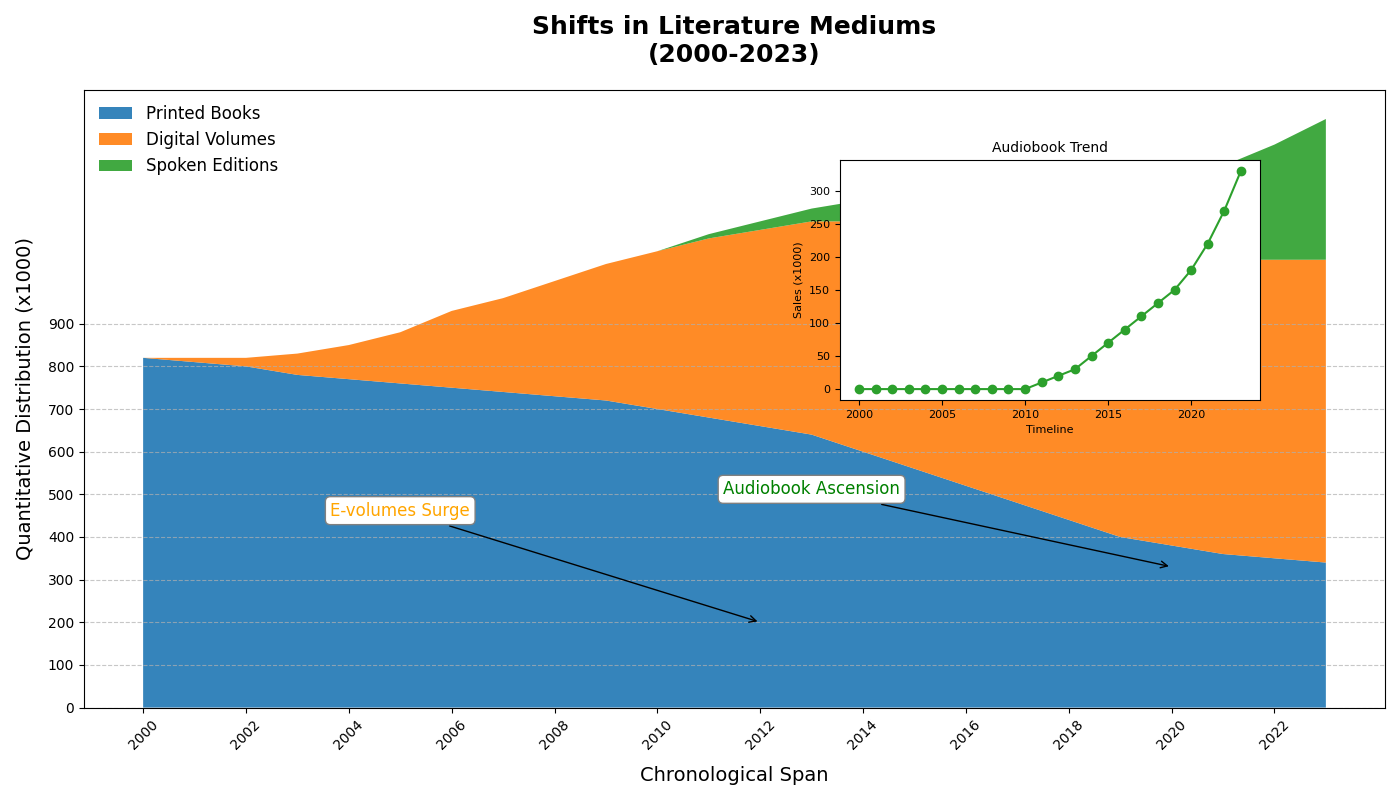

Reproduce this figure in Python.
import matplotlib.pyplot as plt
import numpy as np

years = np.arange(2000, 2024)
traditional_books_sales = [820, 810, 800, 780, 770, 760, 750, 740, 730, 720, 700, 680, 660, 640, 600, 560, 520, 480, 440, 400, 380, 360, 350, 340]
e_books_sales = [0, 10, 20, 50, 80, 120, 180, 220, 270, 320, 370, 420, 460, 500, 540, 580, 600, 620, 640, 660, 680, 690, 700, 710]
audiobooks_sales = [0, 0, 0, 0, 0, 0, 0, 0, 0, 0, 0, 10, 20, 30, 50, 70, 90, 110, 130, 150, 180, 220, 270, 330]

# Altering textual elements
sales_data = np.vstack([traditional_books_sales, e_books_sales, audiobooks_sales])

fig, ax = plt.subplots(figsize=(14, 8))
colors = ['#1f77b4', '#ff7f0e', '#2ca02c']
ax.stackplot(years, sales_data, labels=['Printed Books', 'Digital Volumes', 'Spoken Editions'], 
             colors=colors, alpha=0.9)

plt.title('Shifts in Literature Mediums\n(2000-2023)', fontsize=18, fontweight='bold', pad=20)
plt.xlabel('Chronological Span', fontsize=14, labelpad=10)
plt.ylabel('Quantitative Distribution (x1000)', fontsize=14, labelpad=10)

plt.xticks(years[::2], rotation=45)
plt.yticks(np.arange(0, 901, 100))
plt.grid(axis='y', linestyle='--', alpha=0.7)

plt.legend(loc='upper left', fontsize=12, frameon=False)

ax.annotate('E-volumes Surge', xy=(2012, 200), xytext=(2005, 450),
            bbox=dict(boxstyle='round,pad=0.3', edgecolor='gray', facecolor='white'),
            arrowprops=dict(facecolor='black', arrowstyle='->'),
            fontsize=12, color='orange', ha='center')

ax.annotate('Audiobook Ascension', xy=(2020, 330), xytext=(2013, 500),
            bbox=dict(boxstyle='round,pad=0.3', edgecolor='gray', facecolor='white'),
            arrowprops=dict(facecolor='black', arrowstyle='->'),
            fontsize=12, color='green', ha='center')

plt.tight_layout()

left, bottom, width, height = [0.6, 0.5, 0.3, 0.3]
ax_inset = fig.add_axes([left, bottom, width, height])
ax_inset.plot(years, audiobooks_sales, marker='o', color='#2ca02c', linestyle='-')
ax_inset.set_title('Audiobook Trend', fontsize=10)
ax_inset.set_xlabel('Timeline', fontsize=8)
ax_inset.set_ylabel('Sales (x1000)', fontsize=8)
ax_inset.tick_params(axis='both', which='major', labelsize=8)

plt.show()
